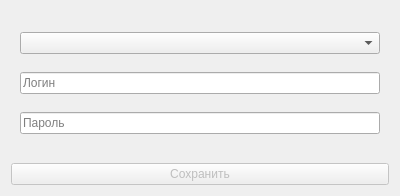
<?xml version="1.0" encoding="UTF-8"?>
<ui version="4.0">
 <class>Dialog</class>
 <widget class="QDialog" name="Dialog">
  <property name="geometry">
   <rect>
    <x>0</x>
    <y>0</y>
    <width>400</width>
    <height>196</height>
   </rect>
  </property>
  <property name="windowTitle">
   <string>Добавить пользователя / группу</string>
  </property>
  <layout class="QVBoxLayout" name="verticalLayout_3">
   <item>
    <widget class="QStackedWidget" name="stackedWidget">
     <property name="currentIndex">
      <number>1</number>
     </property>
     <widget class="QWidget" name="page">
      <layout class="QVBoxLayout" name="verticalLayout">
       <item>
        <spacer name="verticalSpacer">
         <property name="orientation">
          <enum>Qt::Vertical</enum>
         </property>
         <property name="sizeHint" stdset="0">
          <size>
           <width>20</width>
           <height>40</height>
          </size>
         </property>
        </spacer>
       </item>
       <item>
        <widget class="QLineEdit" name="groupNameTxt">
         <property name="placeholderText">
          <string>Название группы</string>
         </property>
        </widget>
       </item>
      </layout>
     </widget>
     <widget class="QWidget" name="page_2">
      <layout class="QVBoxLayout" name="verticalLayout_2">
       <item>
        <widget class="QComboBox" name="groupCbx">
         <property name="placeholderText">
          <string>Группа</string>
         </property>
        </widget>
       </item>
       <item>
        <widget class="QLineEdit" name="loginTxt">
         <property name="placeholderText">
          <string>Логин</string>
         </property>
        </widget>
       </item>
       <item>
        <widget class="QLineEdit" name="passwordTxt">
         <property name="echoMode">
          <enum>QLineEdit::Password</enum>
         </property>
         <property name="placeholderText">
          <string>Пароль</string>
         </property>
        </widget>
       </item>
      </layout>
     </widget>
    </widget>
   </item>
   <item>
    <widget class="QPushButton" name="addBtn">
     <property name="enabled">
      <bool>false</bool>
     </property>
     <property name="text">
      <string>Сохранить</string>
     </property>
    </widget>
   </item>
  </layout>
 </widget>
 <resources/>
 <connections/>
</ui>
